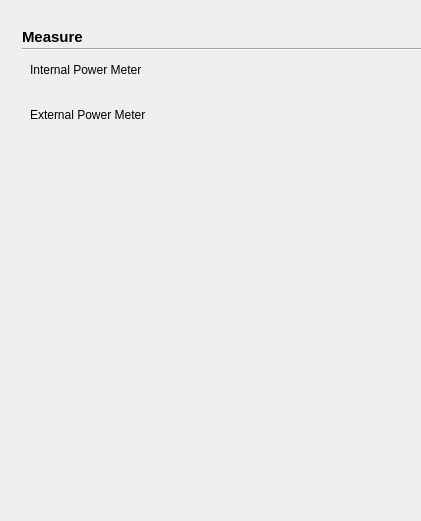
  <widget class="QWidget" name="pmmeawid" native="true">
   <property name="geometry">
    <rect>
     <x>-50</x>
     <y>600</y>
     <width>421</width>
     <height>521</height>
    </rect>
   </property>
   <property name="styleSheet">
    <string notr="true">#plusmode[pltdismode=&quot;night&quot;] #pmmeawid
{	
background-color: rgba(0, 0, 0,1);
}
#plusmode[pltdismode=&quot;indoor&quot;] #pmmeawid
{	
background-color:rgba(255,255,255,1);
}

#plusmode[pltdismode=&quot;indoor&quot;] QPushButton:!checked
{
font: 11pt &quot;Arial&quot;;
font-weight:normal;
background-color: rgba(237, 212, 0,0);
color: rgb(105, 105, 105);
}
#plusmode[pltdismode=&quot;night&quot;] QPushButton:!checked
{
font: 11pt &quot;Arial&quot;;
font-weight:normal;
color: rgb(250,218,166);
background-color: rgb(24,23,20);
}
#plusmode[pltdismode=&quot;indoor&quot;] QPushButton:checked
{
font: 75 11pt &quot;Arial&quot;;
font-weight:bold;
background-color: rgb(255,181,0);
color: rgb(57, 57, 57);
}
#plusmode[pltdismode=&quot;night&quot;] QPushButton:checked
{
font: 75 11pt &quot;Arial&quot;;
font-weight:bold;
background-color: rgb(255, 156, 0);
color: rgb(0, 0, 0);
}

QPushButton{border-style:flat;text-align:left;}
QPushButton{padding-left:10px}</string>
   </property>
   <widget class="QPushButton" name="pushButton_49">
    <property name="geometry">
     <rect>
      <x>20</x>
      <y>55</y>
      <width>300</width>
      <height>30</height>
     </rect>
    </property>
    <property name="font">
     <font>
      <family>Arial</family>
     </font>
    </property>
    <property name="text">
     <string>Internal Power Meter</string>
    </property>
    <property name="checkable">
     <bool>true</bool>
    </property>
    <property name="checked">
     <bool>true</bool>
    </property>
    <property name="autoExclusive">
     <bool>true</bool>
    </property>
   </widget>
   <widget class="QPushButton" name="pushButton_53">
    <property name="geometry">
     <rect>
      <x>20</x>
      <y>100</y>
      <width>300</width>
      <height>30</height>
     </rect>
    </property>
    <property name="font">
     <font>
      <family>Arial</family>
     </font>
    </property>
    <property name="text">
     <string>External Power Meter</string>
    </property>
    <property name="checkable">
     <bool>true</bool>
    </property>
    <property name="autoExclusive">
     <bool>true</bool>
    </property>
   </widget>
   <widget class="QLabel" name="label_4">
    <property name="geometry">
     <rect>
      <x>22</x>
      <y>28</y>
      <width>111</width>
      <height>17</height>
     </rect>
    </property>
    <property name="font">
     <font>
      <family>Arial</family>
      <pointsize>11</pointsize>
      <weight>75</weight>
      <bold>true</bold>
     </font>
    </property>
    <property name="styleSheet">
     <string notr="true">#plusmode[pltdismode=&quot;indoor&quot;] QLabel 
 {
color:rgba(9, 73, 108,1);
	background-color: white;
}
#plusmode[pltdismode=&quot;night&quot;] QLabel 
 {
color:rgba(7,97,116,1);
	background-color: black;
}
</string>
    </property>
    <property name="text">
     <string>Measure</string>
    </property>
   </widget>
   <widget class="Line" name="line_4">
    <property name="geometry">
     <rect>
      <x>22</x>
      <y>48</y>
      <width>400</width>
      <height>2</height>
     </rect>
    </property>
    <property name="styleSheet">
     <string notr="true">#plusmode[pltdismode=&quot;indoor&quot;] #line_4
 {
background-color:rgba(6,62,97,1);	
}
#plusmode[pltdismode=&quot;night&quot;] #line_4
 {
background-color:rgba(7,97,116,1);
}</string>
    </property>
    <property name="orientation">
     <enum>Qt::Horizontal</enum>
    </property>
   </widget>
  </widget>
